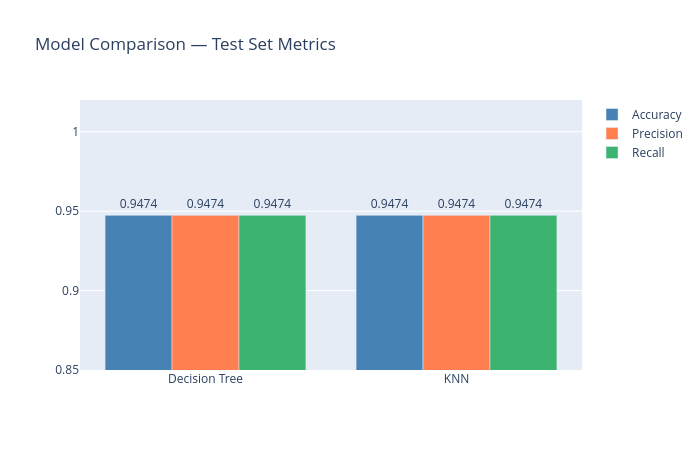

This figure's notebook cell:
### Markdown cell above
## Model Comparison

### Code cell
comparison = pl.DataFrame({
    "Model":     ["Decision Tree", "KNN"],
    "Accuracy":  [precision_score(target_test, p, average="weighted") for p in [tree_predictions, knn_predictions]],
    "Precision": [precision_score(target_test, p, average="weighted") for p in [tree_predictions, knn_predictions]],
    "Recall":    [recall_score(target_test, p, average="weighted")    for p in [tree_predictions, knn_predictions]],
})

print(comparison)

plot_metrics_comparison(
    comparison["Model"].to_list(),
    comparison["Accuracy"].to_list(),
    comparison["Precision"].to_list(),
    comparison["Recall"].to_list(),
).show()

### Figure 1 — Plotly figure (JSON) as saved in the notebook; plotly's stock layout.template omitted (floating-point values rounded to 4 significant figures)
{"data": [{"marker": {"color": "steelblue"}, "name": "Accuracy", "text": ["0.9474", "0.9474"], "textposition": "outside", "type": "bar", "x": ["Decision Tree", "KNN"], "y": [0.9474, 0.9474]}, {"marker": {"color": "coral"}, "name": "Precision", "text": ["0.9474", "0.9474"], "textposition": "outside", "type": "bar", "x": ["Decision Tree", "KNN"], "y": [0.9474, 0.9474]}, {"marker": {"color": "mediumseagreen"}, "name": "Recall", "text": ["0.9474", "0.9474"], "textposition": "outside", "type": "bar", "x": ["Decision Tree", "KNN"], "y": [0.9474, 0.9474]}], "layout": {"barmode": "group", "height": 450, "hovermode": "x unified", "title": {"text": "Model Comparison — Test Set Metrics"}, "width": 700, "yaxis": {"range": [0.85, 1.02]}}}
